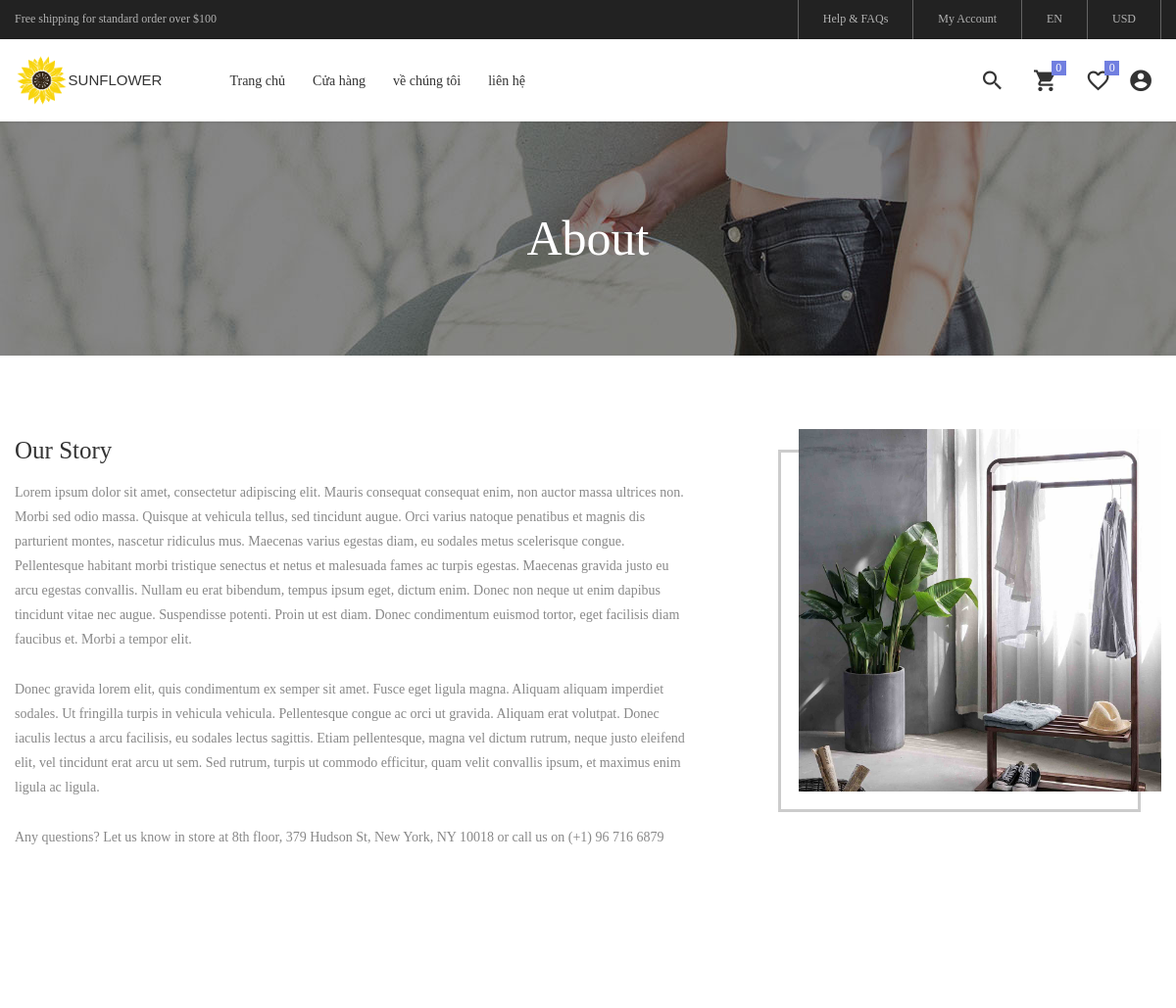
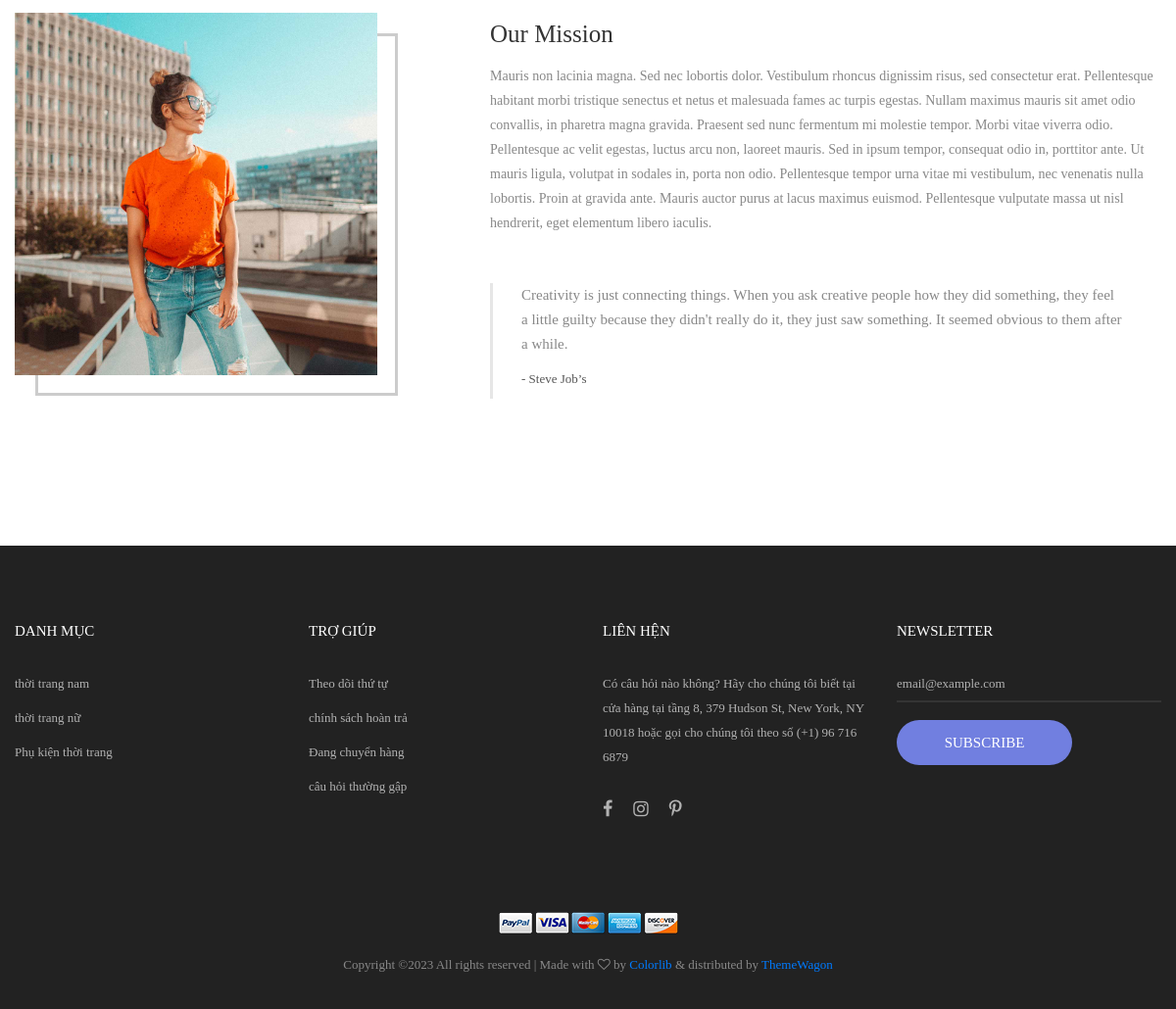
/?controller=site&action=about, run on the app's committed database (2 pictures, top to bottom).
### tables this page shows
CREATE TABLE `menus` (
  `id` bigint(20) NOT NULL,
  `name` varchar(255) NOT NULL,
  `url` varchar(255) DEFAULT NULL,
  `parent_id` bigint(20) DEFAULT 0,
  `description` varchar(255) DEFAULT NULL,
  `user_id` bigint(20) NOT NULL,
  `created_at` timestamp NULL DEFAULT current_timestamp(),
  `update_at` timestamp NULL DEFAULT current_timestamp()
);

CREATE TABLE `category` (
  `id` bigint(20) NOT NULL,
  `name` varchar(255) NOT NULL,
  `parent_id` bigint(20) DEFAULT 0,
  `created_at` timestamp NULL DEFAULT current_timestamp(),
  `update_at` timestamp NULL DEFAULT current_timestamp(),
  `deleted_at` timestamp NULL DEFAULT NULL,
  `user_id` bigint(20) NOT NULL
);

### views/view.php (called while the page is built, shortened)
<?php
function View($view = [], $data = [])
{
    extract($data);
    return require(is_array($view) ? $layout . '.php' : $view . '.php');
}

### index.php (called while the page is built, shortened)
<?php
$controller = 'site';
if (!empty($_GET['controller'])) {
    $controller = Ucwords(strtolower(trim($_GET['controller'])));
}
$url = "Controller/$controller" . "Controller.php";
file_exists($url) ? require_once $url : View('error/404');

### Model/Query.php (called while the page is built, shortened)
<?php
require_once 'PDO.php';
class Query extends PDOConnect
{
    private $sql = '';
    private $table = '';
    private $where = '';
    function select($column = '*')
    {
        $columnName = '';
        if (is_array($column)) {
            $index = 0;
            foreach ($column as $key => $value) {
                gettype($key) == 'string' ? $columnName .=  $key . ' as ' . $value : $columnName .= $value;
                if ($index < count($column) - 1) $columnName .= ' , ';
                $index++;
            }
        } else {
            $columnName = $column;
        }
        $this->sql = "SELECT $columnName FROM $this->table " .  $this->sql;
        return $this;
    }
    function table($table)
    {
        $this->table = $table;
        return $this;
    }
    function where($field, $compare, $value = '')
    {
        if ($this->where !== '') {
            $this->sql  .= " AND $field $compare  '$value' ";
        } else {
            $this->where .= " WHERE $field $compare  " . (isset($value) ? "'" . $value . "'" : '') . "";
            $this->sql .= $this->where;
        }
        return $this;
    }
    function all()
    {
        try {
            $data = parent::query($this->sql)->fetchAll(PDO::FETCH_ASSOC);
            $this->sql = '';
            $this->where = '';
            return $data;
        } catch (Exception $e) {
            return $e->getMessage();
        }
    }
}

### Model/PDO.php (called while the page is built, shortened)
<?php
class PDOConnect
{
    protected $hot_name = "localhost";
    protected $username = "root";
    protected $password = "";
    protected $database_name = "duanmau";
    protected $db;
    function __construct()
    {
        try {
            $conn = new PDO("mysql:host=$this->hot_name;dbname=$this->database_name", $this->username, $this->password);
            $conn->setAttribute(PDO::ATTR_ERRMODE, PDO::ERRMODE_EXCEPTION);
            $this->db = $conn;
        } catch (PDOException $e) {
            echo "Connection failed: " . $e->getMessage();
        }
    }
    function query($sql)
    {
        $sql_args = array_slice(func_get_args(), 1);
        try {
            $stml = $this->db->prepare($sql);
            $stml->execute($sql_args);
            return $stml;
        } catch (PDOException $e) {
            http_response_code($e->getCode());
            trigger_error($e->getMessage() . "\n $sql", E_USER_ERROR);
            die;
        }
    }
}

### session/index.php (called while the page is built, shortened)
<?php
function session_get($name, $default = [])
{
    return !empty($_SESSION[$name]) ? $_SESSION[$name] : $default;
}

### views/components/header/header-default-web.php (the view, shortened to what this page needs)
<?php
$query = new Query();
$menu = $query->table('menus')->select('*')->where('parent_id', '=', 0)->all();
$cart = session_get('product_cart');
?>
<header class="header-v4">
    <div class="container-menu-desktop">
        <div class="top-bar">
            <div class="content-topbar flex-sb-m h-full container">
                <div class="left-top-bar">
                    Free shipping for standard order over $100
                </div>
                <div class="right-top-bar flex-w h-full">
                    <a href="#" class="flex-c-m trans-04 p-lr-25">
                        Help & FAQs
                    </a>
                    <a href="#" class="flex-c-m trans-04 p-lr-25">
                        My Account
                    </a>
                    <a href="#" class="flex-c-m trans-04 p-lr-25">
                        EN
                    </a>
                    <a href="#" class="flex-c-m trans-04 p-lr-25">
                        USD
                    </a>
                </div>
            </div>
        </div>
        <div class="wrap-menu-desktop how-shadow1">
            <nav class="limiter-menu-desktop container">
                <a href="" class="logo d-flex  align-align-items-center justify-content-start " style="text-decoration:none;">
                    <img src="public/logo.png" alt="IMG-LOGO">
                    <p class="text-uppercase fw-bold m-0 ms-2" style="color: #333333;">SUNFLOWER</p>
                </a>
                <div class="menu-desktop">
                    <ul class="main-menu">
                        <?php if (!empty($menu) && count($menu) > 0) : ?>
                            <?php foreach ($menu as $value) : ?>
                                <li class="">
                                    <a href="<?= $value['url'] ?>" style="text-decoration:none;"><?= $value['name'] ?></a>
                                </li>
                            <?php endforeach ?>
                        <?php endif ?>
                    </ul>
                </div>
                <div class="wrap-icon-header flex-w flex-r-m">
                    <div class="icon-header-item cl2 hov-cl1 trans-04 p-l-22 p-r-11 js-show-modal-search">
                        <i class="zmdi zmdi-search"></i>
                    </div>
                    <div class="icon-header-item cl2 hov-cl1 trans-04 p-l-22 p-r-11 icon-header-noti js-show-cart" data-notify="<?= count($cart) ?>">
                        <i class="zmdi zmdi-shopping-cart"></i>
                    </div>
                    <a href="#" class="icon-header-item cl2 hov-cl1 trans-04 p-l-22 p-r-11 icon-header-noti" data-notify="0">
                        <i class="zmdi zmdi-favorite-outline"></i>
                    </a>
                    <div class="icon-header-item cl2 hov-cl1 trans-04 p-l-11 account ">
                        <div class="d-flex align-items-center  ">
                            <i class="zmdi zmdi-account-circle"></i>
                        </div>
                    </div>
                </div>
            </nav>
        </div>
    </div>
</header>

### views/components/footer/footer-web.php (shortened to what this page needs)
<?php
$query = new Query();
$categoryList = $query->table('category')->select()->where('parent_id', '=', 0)->all();
?>
<footer class="bg3 p-t-75 p-b-32">
    <div class="container">
        <div class="row">
            <div class="col-sm-6 col-lg-3 p-b-50">
                <h4 class="stext-301 cl0 p-b-30">
                    danh mục
                </h4>
                <?php foreach ($categoryList  as $value) : ?>
                    <li class="p-b-10">
                        <a href="?controller=shop&page=1&category=<?= $value['id'] ?>" class="stext-107 cl7 hov-cl1 trans-04">
                            <?= $value['name'] ?>
                        </a>
                    </li>
                <?php endforeach; ?>
            </div>
            <div class="col-sm-6 col-lg-3 p-b-50">
                <h4 class="stext-301 cl0 p-b-30">
                    trợ giúp
                </h4>
                <ul class="p-0">
                    <li class="p-b-10">
                        <a href="#" class="stext-107 cl7 hov-cl1 trans-04">
                            Theo dõi thứ tự
                        </a>
                    </li>
                    <li class="p-b-10">
                        <a href="#" class="stext-107 cl7 hov-cl1 trans-04">
                            chính sách hoàn trả
                        </a>
                    </li>
                    <li class="p-b-10">
                        <a href="#" class="stext-107 cl7 hov-cl1 trans-04">
                            Đang chuyển hàng
                        </a>
                    </li>
                    <li class="p-b-10">
                        <a href="#" class="stext-107 cl7 hov-cl1 trans-04">
                            câu hỏi thường gập
                        </a>
                    </li>
                </ul>
            </div>
            <div class="col-sm-6 col-lg-3 p-b-50">
                <h4 class="stext-301 cl0 p-b-30">
                    liên hện
                </h4>
                <p class="stext-107 cl7 size-201">
                    Có câu hỏi nào không? Hãy cho chúng tôi biết tại cửa hàng tại tầng 8, 379 Hudson St, New York, NY 10018 hoặc gọi cho chúng tôi theo số (+1) 96 716 6879
                </p>
                <div class="p-t-27">
                    <a href="#" class="fs-18 cl7 hov-cl1 trans-04 m-r-16">
                        <i class="fa fa-facebook"></i>
                    </a>
                    <a href="#" class="fs-18 cl7 hov-cl1 trans-04 m-r-16">
                        <i class="fa fa-instagram"></i>
                    </a>
                    <a href="#" class="fs-18 cl7 hov-cl1 trans-04 m-r-16">
                        <i class="fa fa-pinterest-p"></i>
                    </a>
                </div>
            </div>
            <div class="col-sm-6 col-lg-3 p-b-50">
                <h4 class="stext-301 cl0 p-b-30">
                    Newsletter
                </h4>
                <form>
                    <div class="wrap-input1 w-full p-b-4">
                        <input class="input1 bg-none plh1 stext-107 cl7" type="text" name="email" placeholder="email@example.com">
                    </div>
                    <div class="p-t-18">
                        <button class="flex-c-m stext-101 cl0 size-103 bg1 bor1 hov-btn2 p-lr-15 trans-04">
                            Subscribe
                        </button>
                    </div>
                </form>
            </div>
        </div>
        <div class="p-t-40">
            <div class="flex-c-m flex-w p-b-18">
                <a href="#" class="m-all-1">
                    <img src="public/assets/images/icons/icon-pay-01.png" alt="ICON-PAY">
                </a>
                <a href="#" class="m-all-1">
                    <img src="public/assets/images/icons/icon-pay-02.png" alt="ICON-PAY">
                </a>
                <a href="#" class="m-all-1">
                    <img src="public/assets/images/icons/icon-pay-03.png" alt="ICON-PAY">
                </a>
                <a href="#" class="m-all-1">
                    <img src="public/assets/images/icons/icon-pay-04.png" alt="ICON-PAY">
                </a>
                <a href="#" class="m-all-1">
                    <img src="public/assets/images/icons/icon-pay-05.png" alt="ICON-PAY">
                </a>
            </div>
            <p class="stext-107 cl6 txt-center">
                Copyright &copy; All rights reserved | Made with <i class="fa fa-heart-o" aria-hidden="true"></i> by <a href="https://colorlib.com" target="_blank">Colorlib</a> &amp; distributed by <a href="https://themewagon.com" target="_blank">ThemeWagon</a>
            </p>
        </div>
    </div>
</footer>

### public/assets/css-web/main.css (style rules this page uses)
.container { max-width: 1380px; }
@media (max-width: 1600px) { .container { max-width: 1200px; } }
.container-menu-desktop { height: auto; width: 100%; position: relative; -webkit-transition: all 0.3s; -o-transition: all 0.3s; -moz-transition: all 0.3s; transition: all 0.3s; }
.header-v4 .container-menu-desktop { height: 124px; }
.top-bar { height: 40px; background-color: #222; }
.left-top-bar { font-family: Roboto-Regular; font-size: 12px; line-height: 1.8; color: #b2b2b2; }
.right-top-bar a { font-family: Roboto-Regular; font-size: 12px; line-height: 1.8; height: 100%; color: #b2b2b2; border-right: 1px solid rgba(255,255,255,0.3); }
.right-top-bar a:first-child { border-left: 1px solid rgba(255,255,255,0.3); }
.wrap-menu-desktop { position: fixed; z-index: 1100; background-color: transparent; width: 100%; height: 84px; top: 40px; left: 0px; -webkit-transition: height 0.3s, background-color 0.3s; -o-transition: height 0.3s, background-color 0.3s; -moz-transition: height 0.3s, background-color 0.3s; transition: height 0.3s, background-color 0.3s; }
.header-v4 .wrap-menu-desktop { background-color: #fff; }
.limiter-menu-desktop { height: 100%; display: -webkit-box; display: -webkit-flex; display: -moz-box; display: -ms-flexbox; display: flex; align-items: center; background-color: transparent; }
.logo { display: -webkit-box; display: -webkit-flex; display: -moz-box; display: -ms-flexbox; display: flex; align-items: center; height: 65%; margin-right: 55px; }
.logo img { max-width: 100%; max-height: 100%; }
.menu-desktop { display: -webkit-box; display: -webkit-flex; display: -moz-box; display: -ms-flexbox; display: flex; align-items: center; height: 100%; }
.main-menu { list-style-type: none; margin: 0; display: -webkit-box; display: -webkit-flex; display: -moz-box; display: -ms-flexbox; display: flex; align-items: center; }
.main-menu > li { display: block; position: relative; padding: 20px 10px 20px 0px; margin: 0px 4px 0px 14px; }
.main-menu > li > a { font-family: Roboto-Medium; font-size: 14px; color: #333; padding: 5px 0px; transition: all 0.4s; -webkit-transition: all 0.4s; -o-transition: all 0.4s; -moz-transition: all 0.4s; }
.wrap-icon-header { flex-grow: 1; }
.icon-header-item { position: relative; font-size: 26px; line-height: 1; cursor: pointer; }
.icon-header-noti::after { content: attr(data-notify); font-family: Roboto-Regular; font-size: 12px; color: #fff; line-height: 15px; text-align: center; display: block; position: absolute; top: -7px; right: 0; min-width: 15px; height: 15px; padding: 0 3px; background-color: #717fe0; }
.cl0 { color: #fff; }
.cl2 { color: #333; }
.cl6 { color: #888; }
.cl7 { color: #b2b2b2; }
.stext-101 { font-family: Roboto-Medium; font-size: 15px; line-height: 1.466667; text-transform: uppercase; }
.stext-107 { font-family: Roboto-Regular; font-size: 13px; line-height: 1.923; }
.stext-301 { font-family: Montserrat-Bold; font-size: 15px; line-height: 1.6; text-transform: uppercase; }
.size-103 { min-width: 179px; height: 46px; }
.size-201 { max-width: 270px; }
.bg-none { background-color: transparent; }
.bg1 { background-color: #717fe0; }
.bg3 { background-color: #222; }
.bor1 { border-radius: 23px; }
.wrap-input1 { position: relative; border-bottom: 2px solid rgba(204,204,204, 0.1); }
.input1 { background-color: transparent; width: 100%; }
.how-shadow1 { box-shadow: 0 0px 3px 0px rgba(0,0,0,0.2); -moz-box-shadow: 0 0px 3px 0px rgba(0,0,0,0.2); -webkit-box-shadow: 0 0px 3px 0px rgba(0,0,0,0.2); -o-box-shadow: 0 0px 3px 0px rgba(0,0,0,0.2); -ms-box-shadow: 0 0px 3px 0px rgba(0,0,0,0.2); }

### data on the page
menus: name "Trang chủ"
menus: name "Cửa hàng"
menus: name "về chúng tôi"
menus: name "liên hệ"
category: name "thời trang nam"
category: name "thời trang nữ"
category: name "Phụ kiện thời trang"
